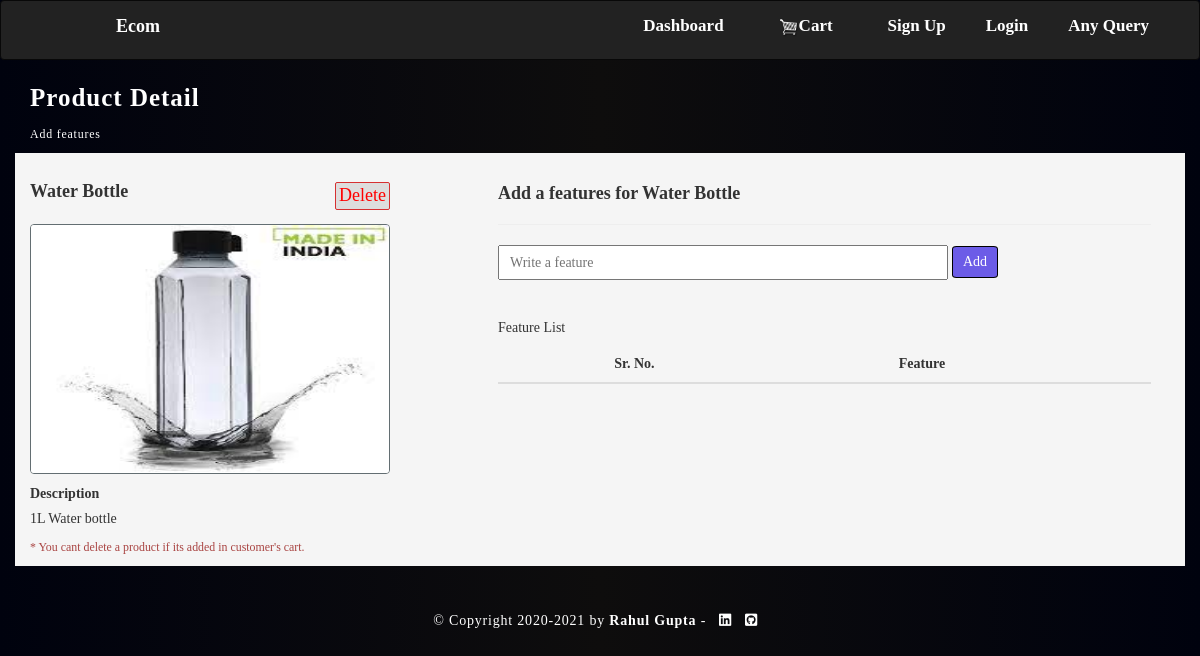
Page /product/28/?admin=true on the earlier database version.
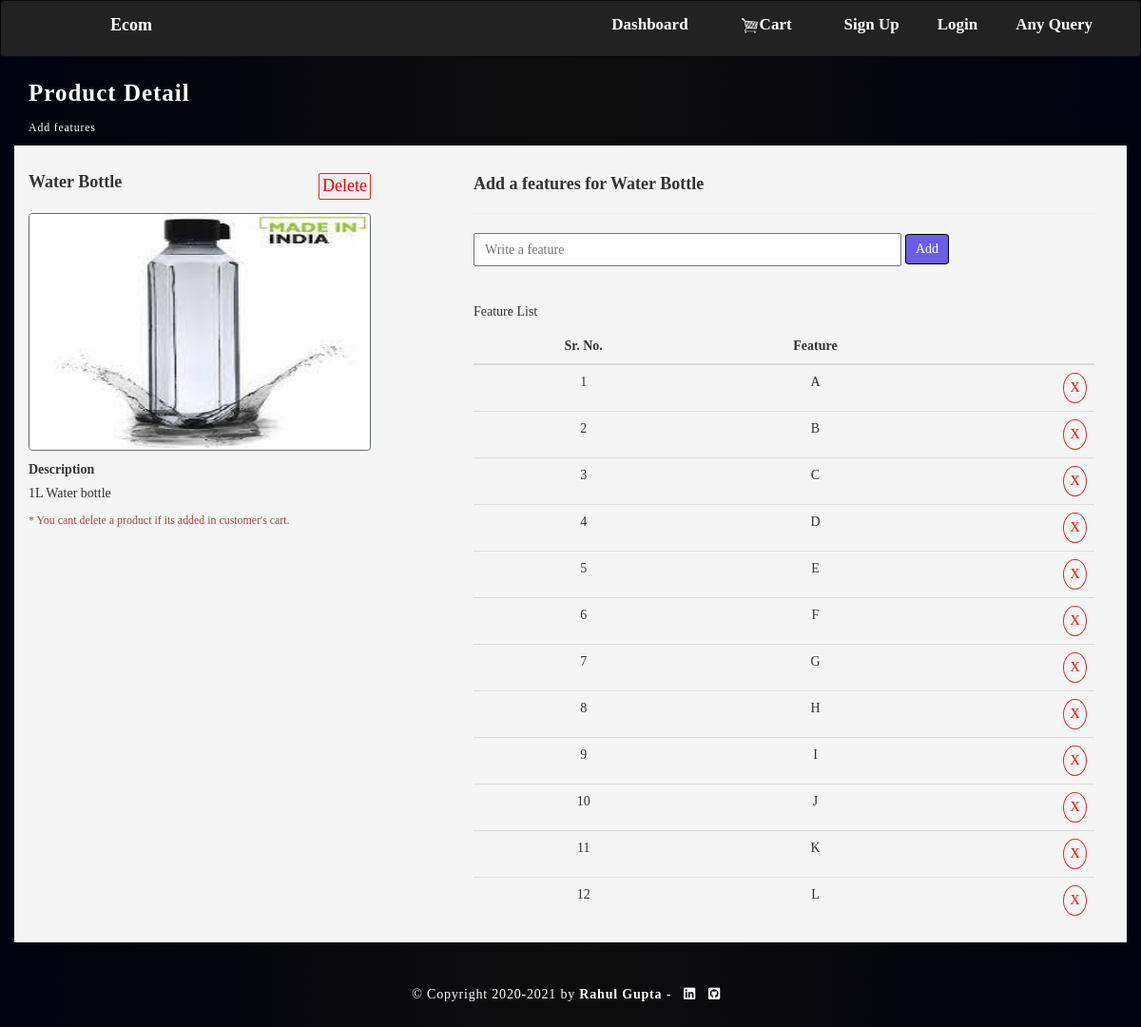
Same page on the later database version.
### store/models.py (models this page shows, shortened)
class ProductFeatures(models.Model):
	product = models.ForeignKey(Product, on_delete=models.CASCADE,related_name="features", null=True)
	feature = models.CharField(max_length=250,null=True,blank=True)

### store/views.py (the view)
# urls.py: path('product/<int:id>/',views.product_detail,name="product-detail"),
def product_detail(request,id=None):
	product = Product.objects.get(id=id)
	features = product.features.all()
	admin = request.GET.get("admin")
	if admin:
		return render(request,'store/admin_product_update.html',{'product':product,'features':features})
	return render(request,'store/product_detail.html',{'product':product,'features':features})

### store/models.py (called while the page is built)
	@property
	def have_items(self):
		if self.orderitem_set.count()>0:
			return True
		else:
			return False

	@property
	def get_image_url(self):
		try:
			return self.image.url
		except :
			return ''

### store/templates/store/admin_product_update.html (shortened to what this page needs)
{% extends 'store/admin_main.html' %}
{% load static %}
{% block admin_content %}
    <div class="container">
      <p class="text-left head"> Product Detail </p>
      <p class="small mb-1 cw"> Add features </p>
        <div>
          <div class="row" style="background-color:whitesmoke;margin-bottom: 20px;">
            <div class="col-md-4" style="margin-top: 1%;background-color:whitesmoke;margin-right: 10px;">
              <div class="card" style="padding-top: 8px;">
                <h4 class="card-title"><label>{{product.name|title}}</label>  <button data-val="delete" type="button" data-id="{{product.id}}" title="delete a product permanently"  class="delete-product {% if product.have_items %} disabled {% endif %}"> Delete</button> </h4>
                <img src="{{product.get_image_url}}" class="card-img-top" alt="{{product.name}}">
                <div class="card-body mb-3">
                  <label>Description</label>
                  <p class="card-text">{{product.description}}</p>
                  <p class="text-danger small mb-3">* You cant delete a product if its added in customer's cart.</p>
                </div>
              </div>
            </div>
            <div class="col-md-7" id="feature-div" style="margin-top: 1%;background-color:whitesmoke;margin-right: 10px;">
              <h3 style="font-size:18px;font-weight:900;">Add a features for {{product.name|title}}</h3>
              <hr>
                  <form method="POST" id="product-feature-form"  data-toggle="validate" enctype='multipart/form-data' style="max-width:500px;border:1px;">
                      <input class="input-field mb1" type="text" placeholder="Write a feature" id="feature"  name="feature" required><button type="submit" id="add-product">Add</button>
                </form>
                <br>
                <h5>Feature List</h5>
                <table class="table row-border order-column" width="100%" >
                  <thead>
                    <th class="text-center">Sr. No.</th>
                    <th class="text-center"> Feature</th>
                    <th></th>
                  </thead>
                  <tbody>
                    {% for i in features %}
                    <tr>
                      <td class="text-center"> {{ forloop.counter }} </td>
                      <td class="text-center"> {{i.feature}}</td>
                      <td class="text-center"><a href='{% url "feature-delete" i.id %}?admin=true&product-id={{product.id}}' data-val="delete" type="button" data-id="{{i.id}}" data-product-id="{{product.id}}" title="delete a product permanently"  class="delete-feature"> X</a></td>
                    </tr>
                    {% endfor %}
                  </tbody>
                </table>
            </div>
          </div>
        </div>
    </div>
{% endblock admin_content %}

Differences in the rows shown:
added ProductFeatures: feature "A"
added ProductFeatures: feature "B"
added ProductFeatures: feature "C"
added ProductFeatures: feature "D"
added ProductFeatures: feature "E"
added ProductFeatures: feature "F"
added ProductFeatures: feature "G"
added ProductFeatures: feature "H"
added ProductFeatures: feature "I"
added ProductFeatures: feature "J"
added ProductFeatures: feature "K"
added ProductFeatures: feature "L"
